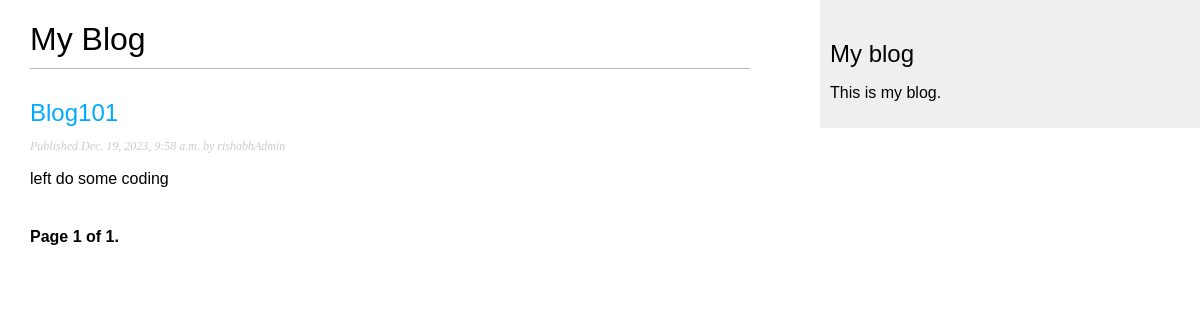
The page /blog/ on the database as committed earlier.
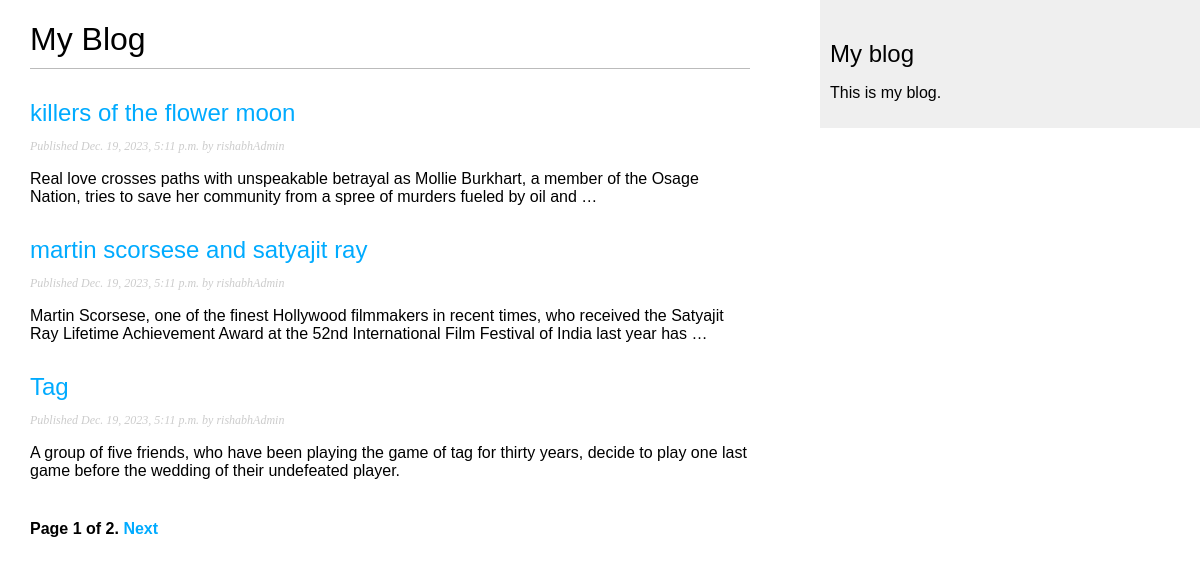
The same page on the database as committed later.
### blog/models.py (models this page shows, shortened)
class Post(models.Model):
    class Status(models.TextChoices):
        DARFT = 'DF','Draft'
        PUBLISHED = 'PB','Published'
    title = models.CharField(max_length=250)
    slug = models.SlugField(max_length=250,unique_for_date='publish')
    author = models.ForeignKey(User,on_delete=models.CASCADE,related_name='blog_posts')
    body = models.TextField()
    publish = models.DateTimeField(default=timezone.now())
    created = models.DateTimeField(auto_now_add=True)
    updated = models.DateTimeField(auto_now=True)
    status = models.CharField(max_length=2,choices=Status.choices,default=Status.DARFT)
    objects = models.Manager()
    published = PublishedManager()
    class Meta:
        ordering = ['-publish']
        indexes = [models.Index(fields=['-publish'])]
    def get_absolute_url(self):
        return reverse('blog:post_detail',
                       args=[self.publish.year,
                             self.publish.month,
                             self.publish.day,
                             self.slug])

### blog/views.py (the view)
# urls.py: path('', views.PostListView.as_view(), name='post_list'),
class PostListView(ListView):
    queryset = Post.published.all()
    context_object_name = 'posts'
    paginate_by = 3
    template_name = 'blog/post/list.html'

### blog/templates/blog/post/list.html (shortened to what this page needs)
{% extends "blog/base.html" %}
{% block content %}
  <h1>My Blog</h1>
  {% for post in posts %}
    <h2>
      <a href="{{ post.get_absolute_url }}">
        {{ post.title }}
      </a>
    </h2>
    <p class="date">
      Published {{ post.publish }} by {{ post.author }}
    </p>
    {{ post.body|truncatewords:30|linebreaks }}
  {% endfor %}
  {% include "pagination.html" with page=page_obj %}
{% endblock %}

### blog/templates/blog/base.html (shortened to what this page needs)
{% load static %}
<!DOCTYPE html>
<html>
<head>
  <link href="{% static "css/blog.css" %}" rel="stylesheet">
</head>
<body>
  <div id="content">
    {% block content %}
    {% endblock %}
  </div>
  <div id="sidebar">
    <h2>My blog</h2>
    <p>This is my blog.</p>
  </div>
</body>
</html>

### blog/templates/pagination.html (shortened to what this page needs)
<div class="pagination">
    <span class="step-links">
      <span class="current">
        Page {{ page.number }} of {{ page.paginator.num_pages }}.
      </span>
      {% if page.has_next %}
        <a href="?page={{ page.next_page_number }}">Next</a>
      {% endif %}
    </span>
  </div>

### blog/static/css/blog.css (style rules this page uses)
body { margin:0; padding:0; font-family:helvetica, sans-serif; }
a { color:#00abff; text-decoration:none; }
h1 { font-weight:normal; border-bottom:1px solid #bbb; padding:0 0 10px 0; }
h2 { font-weight:normal; margin:30px 0 0; }
#content { float:left; width:60%; padding:0 0 0 30px; }
#sidebar { float:right; width:30%; padding:10px; background:#efefef; height:100%; }
p.date { color:#ccc; font-family: georgia, serif; font-size: 12px; font-style: italic; }
.pagination { margin:40px 0; font-weight:bold; }

Rows that differ between the two databases and show on the page:
no longer on this page (row unchanged): Post: title "Blog101", publish "Dec. 19, 2023, 9:58 a.m.", author "rishabhAdmin", body "left do some coding"
added Post: title "killers of the flower moon", publish "Dec. 19, 2023, 5:11 p.m.", author "rishabhAdmin", body "Real love crosses paths with unspeakable betrayal as Mollie Burkhart, a member of the Osage Nation, tries to save her community from a spree of murders fueled by oil and …"
added Post: title "martin scorsese and satyajit ray", publish "Dec. 19, 2023, 5:11 p.m.", author "rishabhAdmin", body "Martin Scorsese, one of the finest Hollywood filmmakers in recent times, who received the Satyajit Ray Lifetime Achievement Award at the 52nd International Film Festival of India last year has …"
added Post: title "Tag", publish "Dec. 19, 2023, 5:11 p.m.", author "rishabhAdmin", body "A group of five friends, who have been playing the game of tag for thirty years, decide to play one last game before the wedding of their undefeated player."
Other text that changed with them:
{{ page.paginator.num_pages }}: "1" → "2"
text now shown: "Next"
